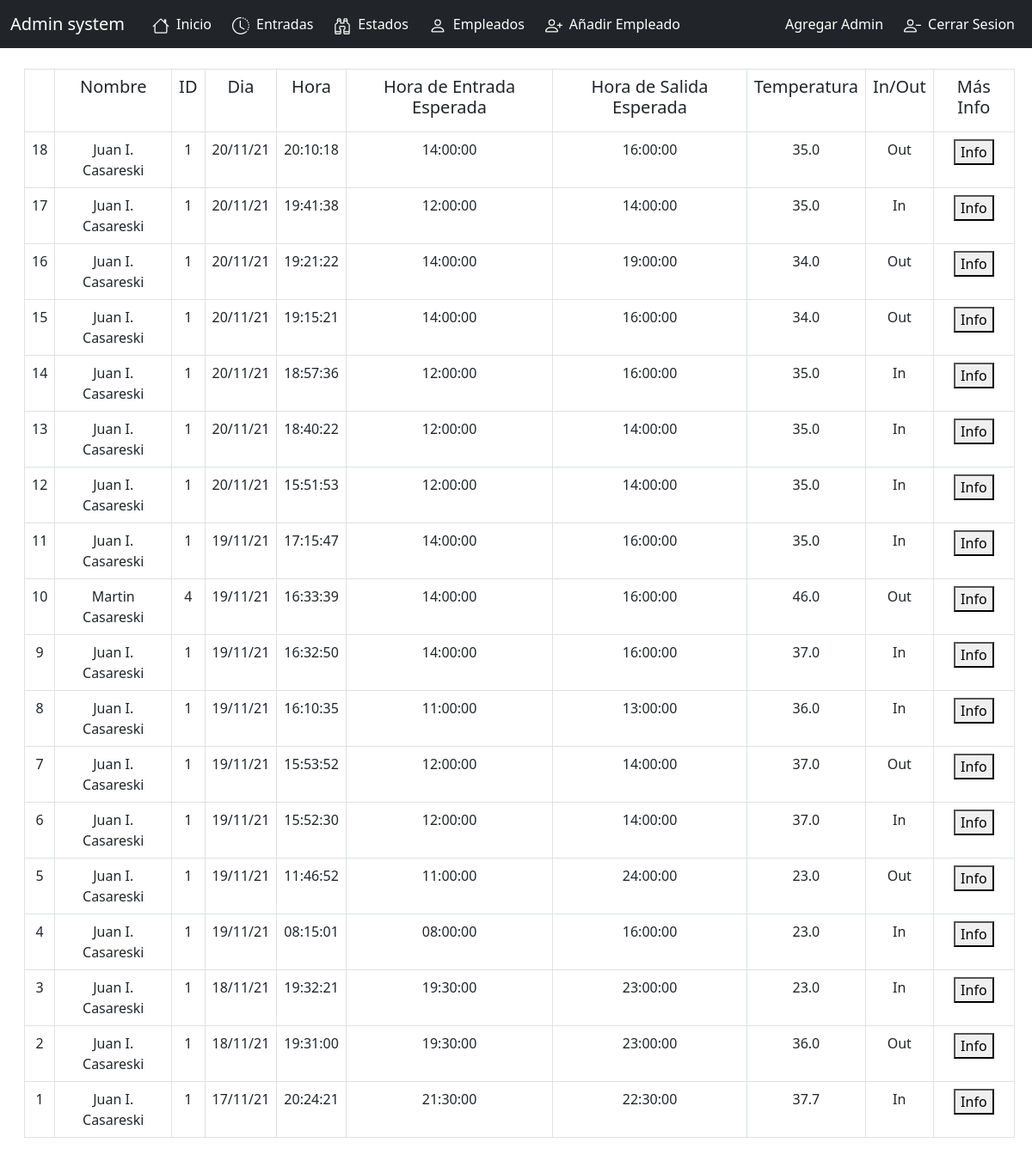
The page /entradas (signed in) on the database its author committed.
### tables this page shows
CREATE TABLE EmployeeIO(
        ID INTEGER PRIMARY KEY AUTOINCREMENT,
        EmployeeName TEXT,
        EmployeeID INTEGER,
        Date DATE,
        Time TIME,
        ExpectedCheckIn TIME,
        EstimatedCheckOut TIME,
        Temperature REAL,
        InOut TEXT
        );

### main.py (the view)
@app.route("/entradas")
def entradas():
    return render_template("entradas.html", entradas = getAllInOut(), diaActual = getDay())

### SQLFunctions.py (called while the page is built)
def getAllInOut():
    cursor.execute("SELECT * FROM EmployeeIO ORDER BY id DESC")
    return cursor.fetchall()

### TimeFunctions.py (called while the page is built)
def getDay() -> day:
    return date.today().strftime("%d/%m/%y")

### main.py (called while the page is built)
@app.before_request
def before_request():
    if 'username' not in session and (request.endpoint != 'login'): # or request.endpoint != 'index'
        return redirect(url_for('login'))

### templates/entradas.html
{% extends "base.html" %}
{% block content %}
<div class="container-fluid my-3 mx-1 text-center row align-items-center justify-content-center">
    <table class="table table-hover table-responsive table-bordered table-condensed" style="width: 1300px;">
        <th>
            <td><h5>Nombre</h5></td>
            <td><h5>ID</h5></td>
            <td><h5>Dia</h5></td>
            <td><h5>Hora</h5></td>
            <td><h5>Hora de Entrada Esperada</h5></td>
            <td><h5>Hora de Salida Esperada</h5></td>
            <td><h5>Temperatura</h5></td>
            <td><h5>In/Out</h5></td>
            <td><h5>Más Info</h5></td>
        </th>
        {% for id, name, employeeId, day, time, expectedCheckin, expectedCheckout, temperature, inOut in entradas %}
            <tr class="{{'success' if day == diaActual}}">
                <td class="text-center">{{ id }}</td>
                <td>{{ name }}</td>
                <td>{{ employeeId }}</td>
                <td>{{ day }}</td>
                <td>{{ time }}</td>
                <td>{{ expectedCheckin }}</td>
                <td>{{ expectedCheckout }}</td>
                <td>{{ temperature }}</td>
                <td>{{ inOut }}</td>
                <td class="text-center"><a href="{{ url_for('entrada', idEntrada=id) }}"><button>Info</button></a></td>
            </tr>
        {% endfor %}
    </table>
</div>
{% endblock %}

### templates/base.html (shortened to what this page needs)
<!doctype html>
<html lang="en">
<head>
    <link href="https://cdn.jsdelivr.net/npm/bootstrap@5.1.3/dist/css/bootstrap.min.css" rel="stylesheet">
    <link rel="stylesheet" href="{{ url_for('static', filename='style.css' )}}">
</head>
<nav class="navbar navbar-expand-md navbar-dark bg-dark mb-4">
    <div class="container-fluid">
        <a class="navbar-brand">Admin system</a>
        <div class="collapse navbar-collapse">
            <ul class="navbar-nav me-auto mb-2 mb-md-0">
                <li class="nav-item">
                    <a class="nav-link active" href="{{ url_for('index') }}"><img class="mx-2" src="{{ url_for('static', filename='icons/house.svg') }}" style="filter:invert(1); height:20px;">Inicio</a>
                </li>
                <li class="nav-item">
                    <a class="nav-link active" href="{{ url_for('entradas') }}"><img class="mx-2" src="{{ url_for('static', filename='icons/clock-history.svg') }}" style="filter:invert(1); height:20px;">Entradas</a>
                </li>
                <li class="nav-item">
                    <a class="nav-link active" href="{{ url_for('estados') }}"><img class="mx-2" src="{{ url_for('static', filename='icons/binoculars.svg') }}" style="filter:invert(1); height:20px;">Estados</a>
                </li>
                <li class="nav-item">
                    <a class="nav-link active" href="{{ url_for('empleados') }}"><img class="mx-2" src="{{ url_for('static', filename='icons/person.svg') }}" style="filter:invert(1); height:20px;">Empleados</a>
                </li>
                <li class="nav-item">
                    <a class="nav-link active" href="{{ url_for('añadirEmpleado') }}"><img class="mx-2" src="{{ url_for('static', filename='icons/person-plus.svg') }}" style="filter:invert(1); height:20px;">Añadir Empleado</a>
                </li>
            </ul>
            <ul class="nav navbar-nav navbar-right">
                <li>
                    <a class="nav-link active" href="{{ url_for('añadirCuenta') }}">Agregar Admin</a>
                </li>
                <li class="nav-item nav-right">
                    <a class="nav-link active" href="{{ url_for('logout') }}"><img class="mx-2" src="{{ url_for('static', filename='icons/person-dash.svg') }}" style="filter:invert(1); height:20px;">Cerrar Sesion</a>
                </li>
            </ul>
        </div>
</nav>
{% block content %} {% endblock %}
</html>

### rows shown on the page
EmployeeIO: ID "18", EmployeeName "Juan I. Casareski", EmployeeID "1", Date "20/11/21", Time "20:10:18", ExpectedCheckIn "14:00:00", EstimatedCheckOut "16:00:00", Temperature "35.0", InOut "Out"
EmployeeIO: ID "17", EmployeeName "Juan I. Casareski", EmployeeID "1", Date "20/11/21", Time "19:41:38", ExpectedCheckIn "12:00:00", EstimatedCheckOut "14:00:00", Temperature "35.0", InOut "In"
EmployeeIO: ID "16", EmployeeName "Juan I. Casareski", EmployeeID "1", Date "20/11/21", Time "19:21:22", ExpectedCheckIn "14:00:00", EstimatedCheckOut "19:00:00", Temperature "34.0", InOut "Out"
EmployeeIO: ID "15", EmployeeName "Juan I. Casareski", EmployeeID "1", Date "20/11/21", Time "19:15:21", ExpectedCheckIn "14:00:00", EstimatedCheckOut "16:00:00", Temperature "34.0", InOut "Out"
EmployeeIO: ID "14", EmployeeName "Juan I. Casareski", EmployeeID "1", Date "20/11/21", Time "18:57:36", ExpectedCheckIn "12:00:00", EstimatedCheckOut "16:00:00", Temperature "35.0", InOut "In"
EmployeeIO: ID "13", EmployeeName "Juan I. Casareski", EmployeeID "1", Date "20/11/21", Time "18:40:22", ExpectedCheckIn "12:00:00", EstimatedCheckOut "14:00:00", Temperature "35.0", InOut "In"
EmployeeIO: ID "12", EmployeeName "Juan I. Casareski", EmployeeID "1", Date "20/11/21", Time "15:51:53", ExpectedCheckIn "12:00:00", EstimatedCheckOut "14:00:00", Temperature "35.0", InOut "In"
EmployeeIO: ID "11", EmployeeName "Juan I. Casareski", EmployeeID "1", Date "19/11/21", Time "17:15:47", ExpectedCheckIn "14:00:00", EstimatedCheckOut "16:00:00", Temperature "35.0", InOut "In"
EmployeeIO: ID "10", EmployeeName "Martin Casareski", EmployeeID "4", Date "19/11/21", Time "16:33:39", ExpectedCheckIn "14:00:00", EstimatedCheckOut "16:00:00", Temperature "46.0", InOut "Out"
EmployeeIO: ID "9", EmployeeName "Juan I. Casareski", EmployeeID "1", Date "19/11/21", Time "16:32:50", ExpectedCheckIn "14:00:00", EstimatedCheckOut "16:00:00", Temperature "37.0", InOut "In"
EmployeeIO: ID "8", EmployeeName "Juan I. Casareski", EmployeeID "1", Date "19/11/21", Time "16:10:35", ExpectedCheckIn "11:00:00", EstimatedCheckOut "13:00:00", Temperature "36.0", InOut "In"
EmployeeIO: ID "7", EmployeeName "Juan I. Casareski", EmployeeID "1", Date "19/11/21", Time "15:53:52", ExpectedCheckIn "12:00:00", EstimatedCheckOut "14:00:00", Temperature "37.0", InOut "Out"
EmployeeIO: ID "6", EmployeeName "Juan I. Casareski", EmployeeID "1", Date "19/11/21", Time "15:52:30", ExpectedCheckIn "12:00:00", EstimatedCheckOut "14:00:00", Temperature "37.0", InOut "In"
EmployeeIO: ID "5", EmployeeName "Juan I. Casareski", EmployeeID "1", Date "19/11/21", Time "11:46:52", ExpectedCheckIn "11:00:00", EstimatedCheckOut "24:00:00", Temperature "23.0", InOut "Out"
EmployeeIO: ID "4", EmployeeName "Juan I. Casareski", EmployeeID "1", Date "19/11/21", Time "08:15:01", ExpectedCheckIn "08:00:00", EstimatedCheckOut "16:00:00", Temperature "23.0", InOut "In"
EmployeeIO: ID "3", EmployeeName "Juan I. Casareski", EmployeeID "1", Date "18/11/21", Time "19:32:21", ExpectedCheckIn "19:30:00", EstimatedCheckOut "23:00:00", Temperature "23.0", InOut "In"
EmployeeIO: ID "2", EmployeeName "Juan I. Casareski", EmployeeID "1", Date "18/11/21", Time "19:31:00", ExpectedCheckIn "19:30:00", EstimatedCheckOut "23:00:00", Temperature "36.0", InOut "Out"
EmployeeIO: ID "1", EmployeeName "Juan I. Casareski", EmployeeID "1", Date "17/11/21", Time "20:24:21", ExpectedCheckIn "21:30:00", EstimatedCheckOut "22:30:00", Temperature "37.7", InOut "In"
